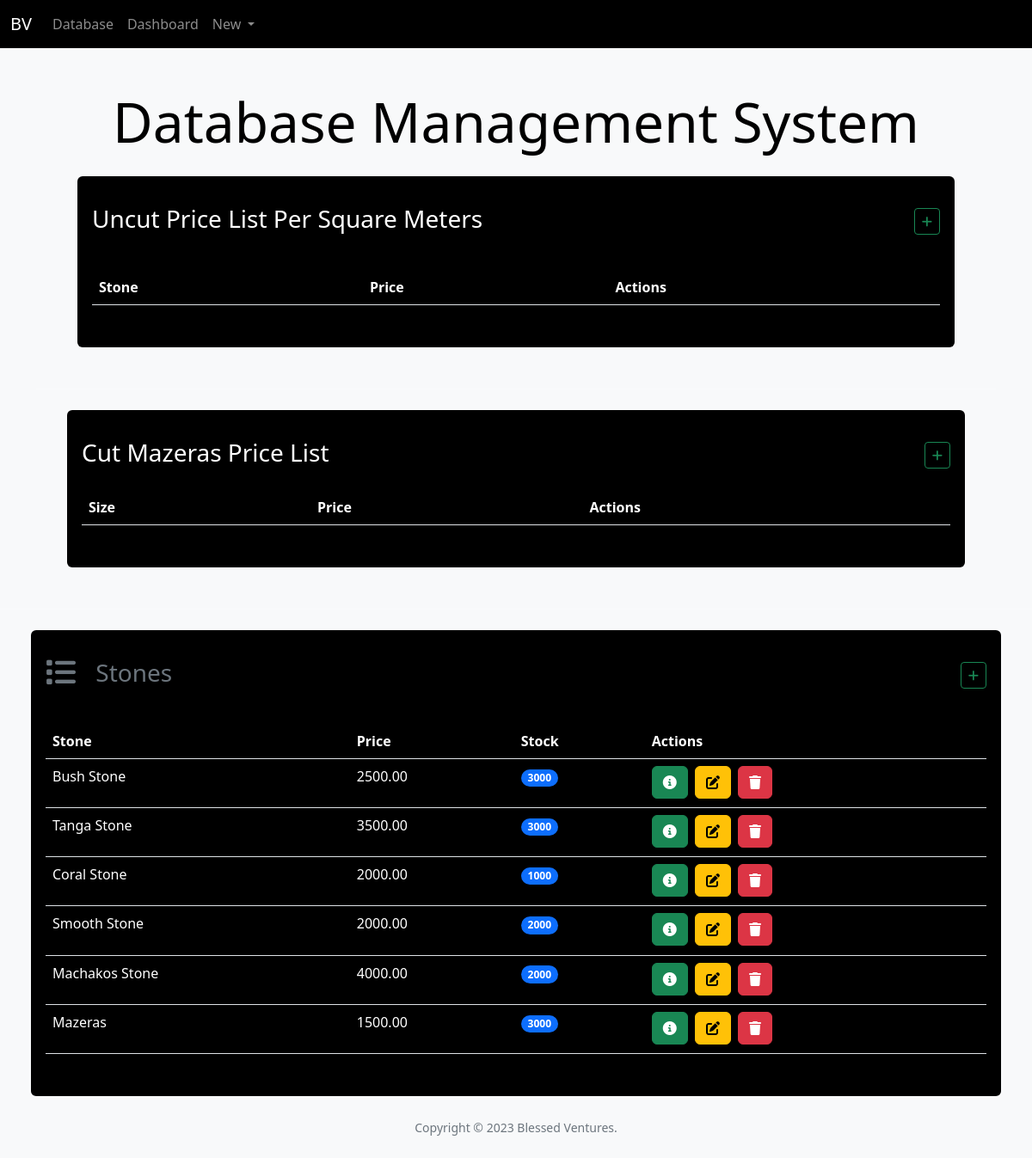
The page / on the database its author committed.
### mazeras/models.py (models this page shows, shortened)
class Stone(models.Model):
    name = models.CharField(max_length=100)
    description = models.TextField()
    price = models.DecimalField(max_digits=10, decimal_places=2)
    stock = models.PositiveIntegerField(default=0)

### mazeras/views.py (the view)
# urls.py: path('', views.index, name='index'),
def index(request):
    page = "| Home"
    stones = Stone.objects.all()
    projects = Project.objects.all()
    context = {
        'page': page,
        'stones': stones,
        'projects': projects,
    }
    return render(request, 'mazeras/index.html', context)

### mazeras/templates/mazeras/index.html (shortened to what this page needs)
{% extends 'mazeras/base.html' %}{% load static %} {% block body %}
<h1 class="m-4 text-black text-center display-3">Database Management System</h1>
<div class="container-fluid">
  <div class="row">
    <div class="col-12">
      <div class="card bg-black text-white ms-4 me-4 mb-4">
        <div class="card-header text-white h3 mt-4">
          Uncut Price List Per Square Meters
          <span class="float-end"><a class="btn btn-sm btn-outline-success" href="{% url 'add_uncut_mazeras' %}"><i class="fa-solid fa-plus"></i></a></span>
        </div>
        <div class="card-body">
          <p class="card-text">
            <div class="table-responsive">
              <table class="table text-white ">
                <thead>
                  <tr>
                      <th scope="col">Stone</th>
                      <th scope="col">Price</th>
                      <th scope="col">Actions</th>
                  </tr>
                </thead>
              </table>
            </div>
          </p>
        </div>
        </div>
      </div>
    </div>
  </div>
</div>
<hr class="my-4 text-white">
  <div class="container-fluid">
    <div class="row">
      <div class="col-12">
        <div class="card bg-black text-white ms-4 me-4 mb-4">
          <div class="card-header text-white h3 mt-4">Cut Mazeras Price List
            <span class="float-end"><a class="btn btn-sm btn-outline-success" href="{% url 'add_cut_mazeras' %}"><i class="fa-solid fa-plus"></i></a></span>
          </div>
          <div class="card-body">
            <div class="table-responsive">
              <table class="table text-white ">
                  <thead>
                  <tr>
                      <th scope="col">Size</th>
                      <th scope="col">Price</th>
                      <th scope="col">Actions</th>
                  </tr>
                  </thead>
              </table>
              </div>
          </div>
        </div>
      </div>
    </div>
  </div>
</div>
<hr class="my-4 text-white">
  <div class="container-fluid">
    <div class="row">
      <div class="col-12">
        {% if stones %}
        <div class="card bg-black text-white ms-4 me-4 mb-4">
          <div class="card-header text-muted h3 mt-4">
            <i class="fa-solid fa-list fa-lg me-3"></i> Stones
            <span class="float-end"><a class="btn btn-sm btn-outline-success" href="{% url 'add' %}"><i class="fa-solid fa-plus"></i></a></span>
          </div>
          <div class="card-body">
            <p class="card-text">
              <div class="table-responsive">
                  <table class="table text-white ">
                      <thead>
                      <tr>
                          <th scope="col">Stone</th>
                          <th scope="col">Price</th>
                          <th scope="col">Stock</th>
                          <th scope="col">Actions</th>
                      </tr>
                      </thead>
                      <tbody>
                      {% for stone in stones %}
                      <tr>
                          <td>{{ stone.name }}</td>
                          <td>{{ stone.price }}</td>
                          <td>
                            {% if stone.stock <= 1 %}
                            <span><p class="badge rounded-pill bg-danger">Low</p></span>
                            {% else %}
                            <span><p class="badge rounded-pill bg-primary">{{ stone.stock }}</p></span>
                            {% endif %}
                          </td>
                          <td>
                              <button type="button" href="{% url 'view_stone' stone.id %}" class="btn btn-success me-1" data-bs-toggle="modal" data-bs-target="#exampleModal{{ stone.id }}">
                                <i class="fa-solid fa-circle-info"></i>
                              </button>
                              <a href="{% url 'edit' stone.id %}" class="btn btn-warning me-1"><i class="fa-solid fa-pen-to-square"></i></a>
                              <button
                              data-bs-toggle="modal"
                              data-bs-target="#delete{{ stone.id }}"
                              type="button"
                              class="btn btn-danger ">
                              <i class="fa-solid fa-trash"></i>
                              </button>
                          </td>
                      </tr>
                      {% endfor %}
                      </tbody>
                  </table>
              </div>
            </p>
          </div>
        </div>
        {% else %}
        <h5 class="alert alert-primary ms-4 me-4">No Stones In Stock</h5>
        {% endif %}
      </div>
    </div>
  </div>
{% endblock %}

### rows shown on the page
Stone: name "Bush Stone", price "2500.00", stock "3000"
Stone: name "Tanga Stone", price "3500.00", stock "3000"
Stone: name "Coral Stone", price "2000.00", stock "1000"
Stone: name "Smooth Stone", price "2000.00", stock "2000"
Stone: name "Machakos Stone", price "4000.00", stock "2000"
Stone: name "Mazeras", price "1500.00", stock "3000"
